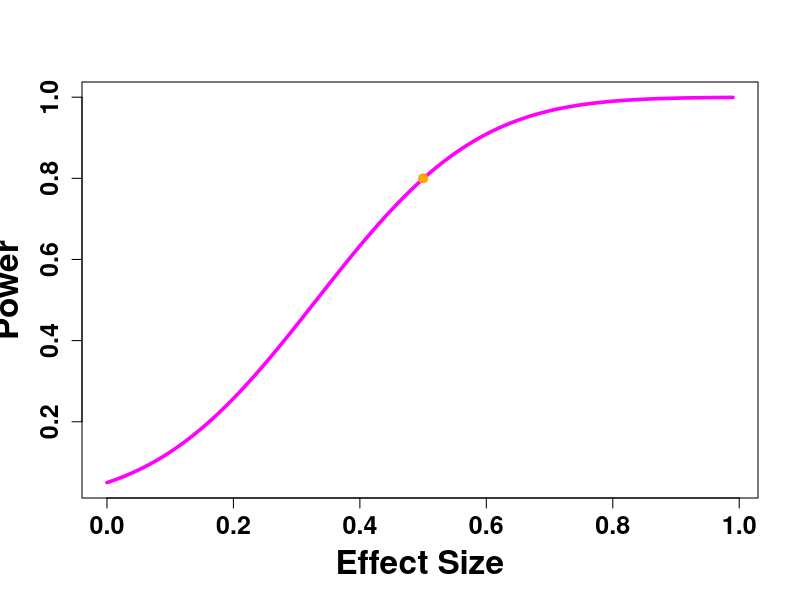

Write R code to recreate this figure.
install.packages("pwr")
library("pwr")
effectSize <- seq(0.0001,1,0.01)
b<-c()
for (i in 1:length(effectSize)) {
  b[i]<-pwr.t.test(n = 50, d = effectSize[i], sig.level = 0.05, power = NULL, 
                   type = c("two.sample"),
                   alternative = c("greater"))$power }
plot(effectSize,b,
     xlab="Effect Size",
     ylab="Power",font=2, font.lab=2, cex.axis=1.5, cex.lab=2, type="l", lwd=3.5, col="magenta")
points(0.5,0.8, pch=19, col="orange", cex=1.2)
